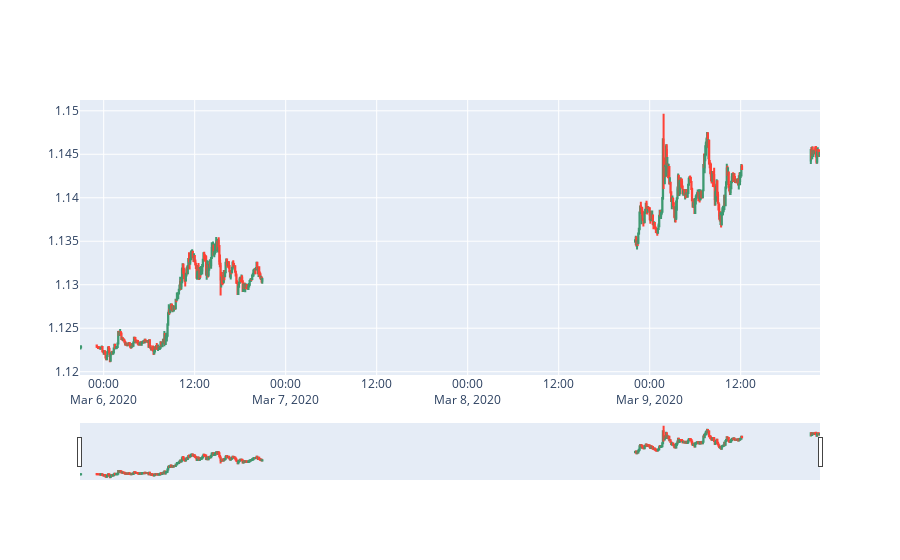

The code cell stored with this chart in its notebook:
### Code cell
fig = go.Figure(data=[go.Candlestick(x=df['time'],
                open=df['open'],
                high=df['high'],
                low=df['low'],
                close=df['close'])])
fig.show()

### Figure 1 — Plotly figure (JSON) as saved in the notebook; plotly's stock layout.template omitted (floating-point values rounded to 4 significant figures; data arrays with more than 128 entries replaced by an {"elided": "..."} marker saying what was removed)
{"data": [{"close": {"elided": "450 float values"}, "high": {"elided": "450 float values"}, "low": {"elided": "450 float values"}, "open": {"elided": "450 float values"}, "type": "candlestick", "x": {"elided": "450 str values"}}], "layout": {}}
